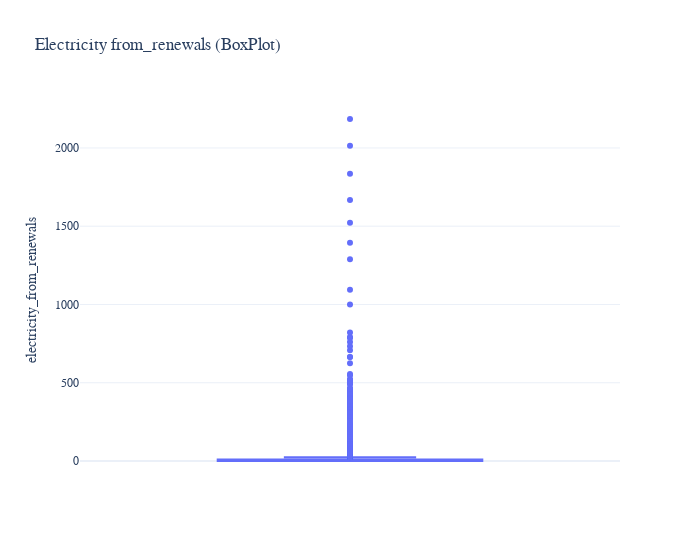

Notebook source saved alongside this figure:
### Code cell
# Create the box plot using Plotly Express for 'electricity_from_renewals'
fig1 = px.box(energy_data['electricity_from_renewals'], y='electricity_from_renewals', template='plotly_white', title='Electricity from_renewals (BoxPlot)',width=700)
# Customize the layout of the box plot
fig1.update_layout(font=dict(size=(12), family="Franklin Gothic"))
# Display the box plot
fig1.show()

### Figure 1 — Plotly figure (JSON) as saved in the notebook; plotly's stock layout.template omitted (floating-point values rounded to 4 significant figures; data arrays with more than 128 entries replaced by an {"elided": "..."} marker saying what was removed)
{"data": [{"alignmentgroup": "True", "hovertemplate": "electricity_from_renewals=%{y}<extra></extra>", "legendgroup": "", "marker": {"color": "#636efa"}, "name": "", "notched": false, "offsetgroup": "", "orientation": "v", "showlegend": false, "x0": " ", "xaxis": "x", "y": {"elided": "3654 float values"}, "y0": " ", "yaxis": "y", "type": "box"}], "layout": {"xaxis": {"anchor": "y", "domain": [0.0, 1.0]}, "yaxis": {"anchor": "x", "domain": [0.0, 1.0], "title": {"text": "electricity_from_renewals"}}, "legend": {"tracegroupgap": 0}, "title": {"text": "Electricity from_renewals (BoxPlot)"}, "boxmode": "group", "width": 700, "font": {"size": 12, "family": "Franklin Gothic"}}}
